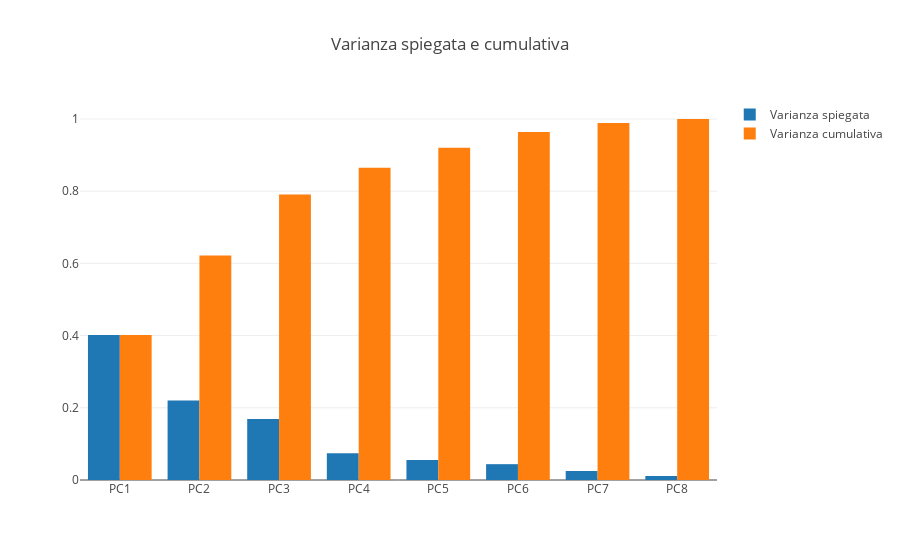

The cell this chart's notebook holds for it:
### Code cell
print_explained_variance(my_total_pca_obj.explained_variance_ratio_)

### Figure 1 — Plotly figure (JSON) as saved in the notebook; plotly's stock layout.template omitted (floating-point values rounded to 4 significant figures)
{"data": [{"name": "Varianza spiegata", "type": "bar", "uid": "07e86a4c-e9ff-406a-b352-9808cb9a0604", "x": ["PC1", "PC2", "PC3", "PC4", "PC5", "PC6", "PC7", "PC8", "PC9", "PC10", "PC11"], "y": [0.4015, 0.2202, 0.169, 0.07425, 0.0553, 0.04386, 0.0247, 0.01129]}, {"name": "Varianza cumulativa", "type": "bar", "uid": "099d1a2f-001e-4982-84f3-0b065b5331c4", "x": ["PC1", "PC2", "PC3", "PC4", "PC5", "PC6", "PC7", "PC8", "PC9", "PC10", "PC11"], "y": [0.4015, 0.6216, 0.7906, 0.8649, 0.9202, 0.964, 0.9887, 1]}], "layout": {"title": {"text": "Varianza spiegata e cumulativa"}}}
